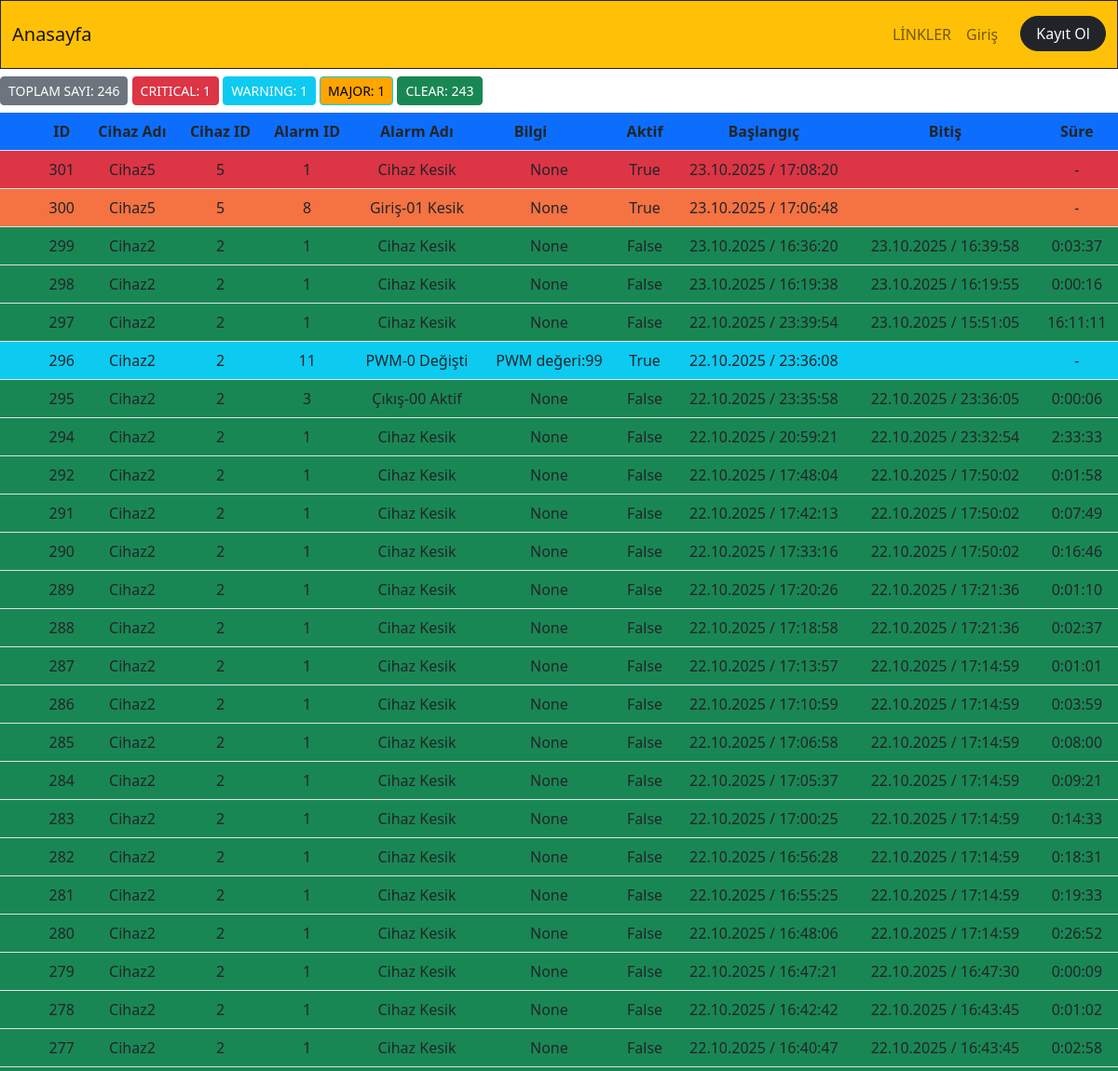
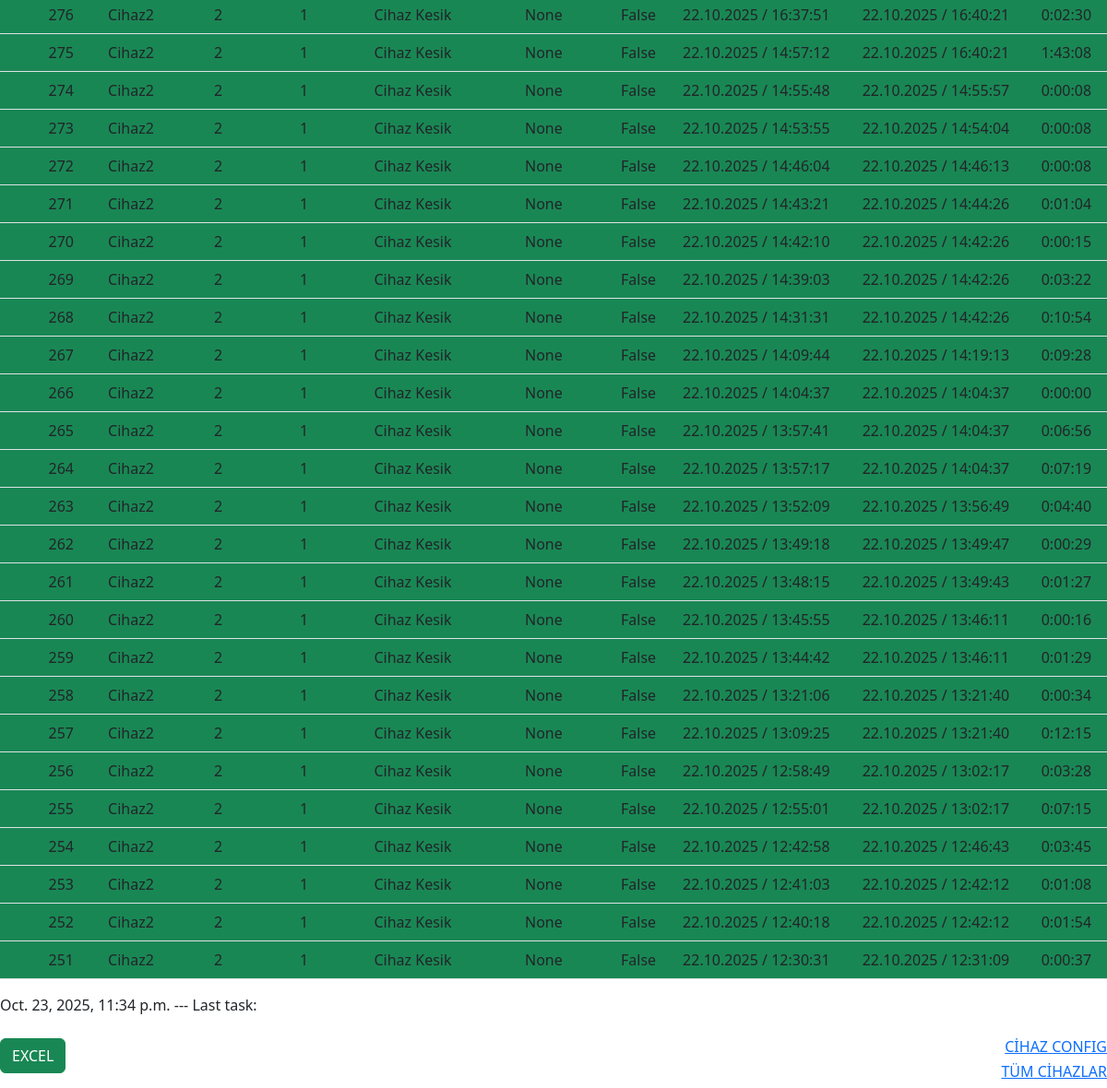
/scheduler_cihaz, run on an earlier commit of the app's database (2 pictures, top to bottom).
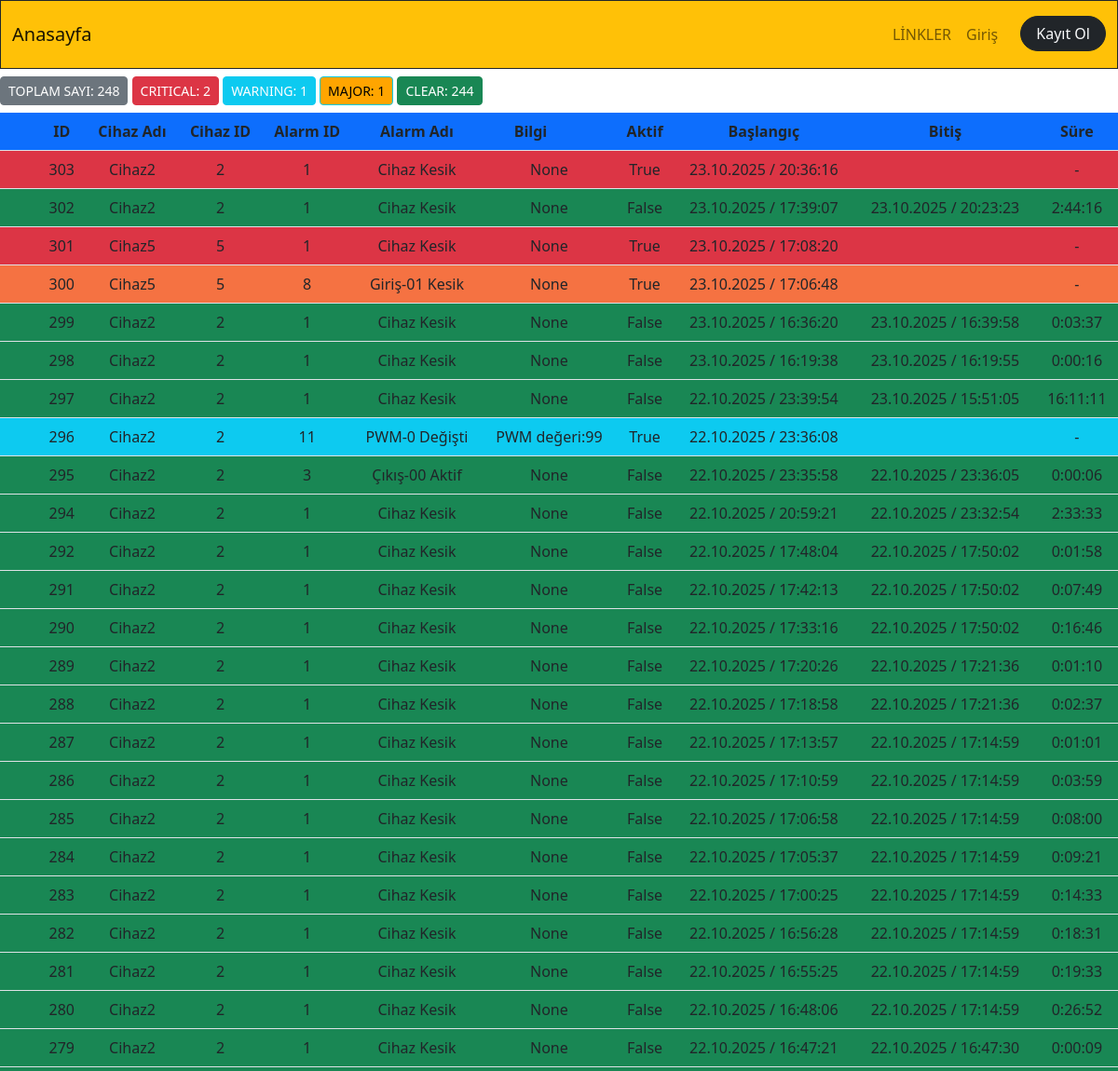
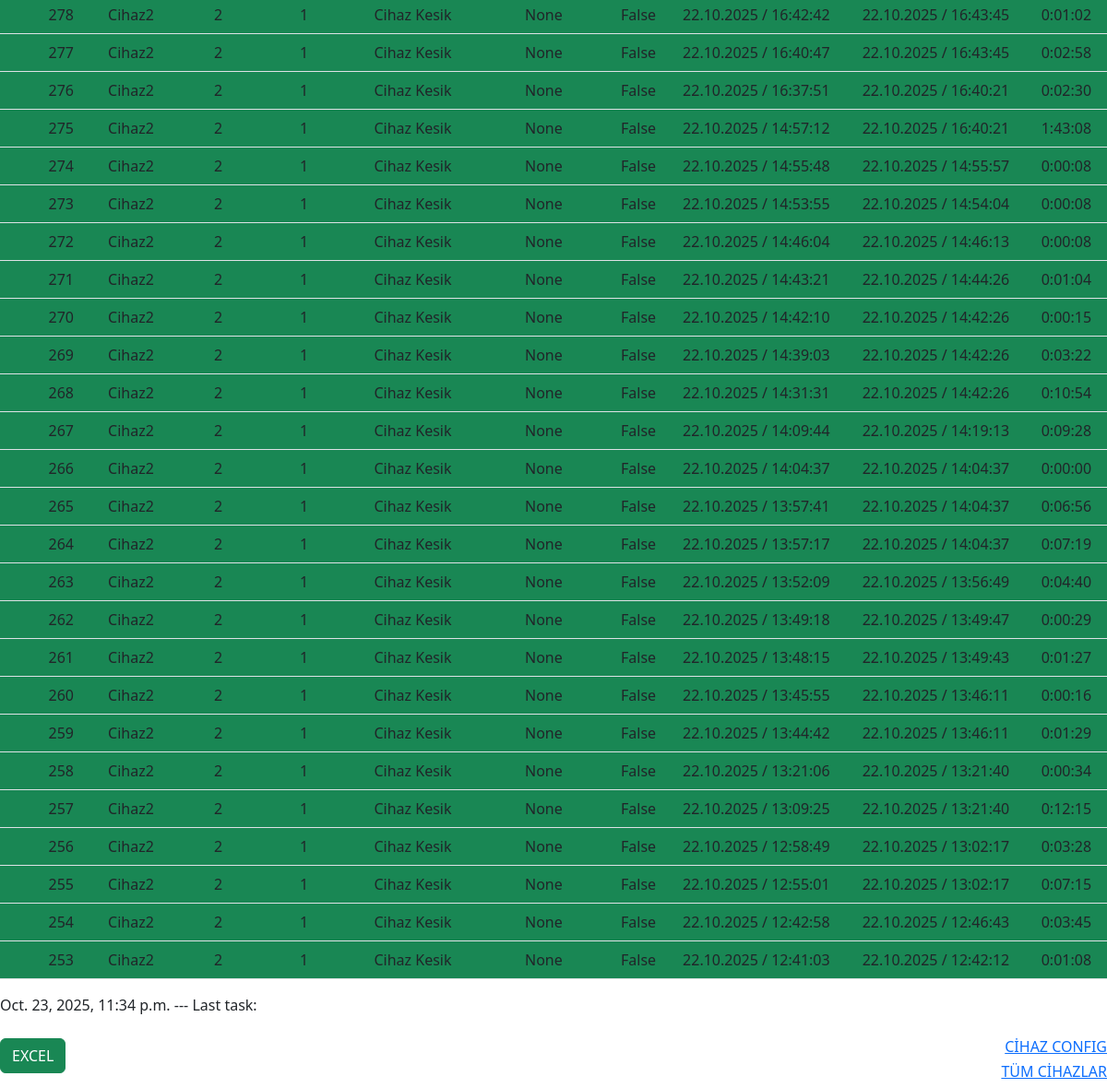
And on a later commit of the database (2 pictures, top to bottom).
### app_monitor/models.py (models this page shows, shortened)
class Event(models.Model):
    id=models.BigAutoField(primary_key=True,db_column='ID')
    device_id=models.ForeignKey(Device,on_delete=models.CASCADE,null=True, blank=True)
    device_name=models.CharField(blank=True,null=True, max_length=50)
    alarm_id=models.ForeignKey(Alarm,on_delete=models.CASCADE,null=True, blank=True)
    alarm_name=models.CharField(blank=True,null=True, max_length=50)
    event_active=models.BooleanField(default=True) #alarm devam ediyor mu?  241225
    start_time=models.DateTimeField(blank=True,null=True)
    finish_time=models.DateTimeField(blank=True,null=True)
    info=models.CharField(blank=True,null=True, max_length=50)
    def event_duration(self):
        if self.finish_time is not None:
            duration=self.finish_time - self.start_time
            return str(duration).split(".")[0]
        else:
            return "-"

class Device(models.Model):
    device_id=models.IntegerField(primary_key=True,db_column='ID')
    device_name=models.CharField(blank=True,null=True, max_length=20)
    device_ip=models.CharField(blank=True,null=True, max_length=20)
    device_port=models.IntegerField(blank=True,null=True)
    device_function=models.CharField(blank=True,null=True, max_length=20)
    device_state=models.BooleanField(blank=True,null=True,default=False) #241225
    def __str__(self):
        return(f"{self.device_id}")

class Alarm(models.Model):
    id=models.BigAutoField(primary_key=True,db_column='ID')
    alarm_id=models.IntegerField(blank=True,null=True)
    alarm_name=models.CharField(blank=True,null=True, max_length=50)
    def __str__(self):
        return f"{self.alarm_id}"

### app_monitor/views.py (the view)
# urls.py: path('scheduler_cihaz',scheduler_cihaz,name="scheduler_cihaz"),
def scheduler_cihaz(request):
    print("SCHEDULER_CIHAZ GIRDI...")
    datetime_now=datetime.now()
    devices_all=Device.objects.all()
    events=Event.objects.all()[::-1]
    for device in devices_all:
        pass
    events=Event.objects.all()[::-1][:50]
    events_total_count=Event.objects.all().count()
    events_alarm1_count=Event.objects.filter(alarm_id=1).filter(event_active=True).count()
    events_alarm2_count=Event.objects.filter(Q(alarm_id=2)|Q(alarm_id=3)|Q(alarm_id=4)|Q(alarm_id=5)|Q(alarm_id=6)|Q(alarm_id=11)).filter(event_active=True).count()
    events_alarm3_count=Event.objects.filter(Q(alarm_id=7)|Q(alarm_id=8)|Q(alarm_id=9)|Q(alarm_id=10)).filter(event_active=True).count()
    events_clear_count=Event.objects.filter(event_active=False).count()
    context=dict(
        events=events,
        events_total_count=events_total_count,
        events_alarm1_count=events_alarm1_count,
        events_alarm2_count=events_alarm2_count,
        events_alarm3_count=events_alarm3_count,
        events_clear_count=events_clear_count,
        datetime_now=datetime_now,
    )
    return render(request,"app_monitor/events.html",context)

### app_monitor/templates/app_monitor/events.html (shortened to what this page needs)
{% extends "core/base.html" %}
{% block content %}
<div>
<div class="container-fluid p-0">
       <div id="alarm-sayilari" class="row d-flex ">
        <div class="col-sm-12">
            <label class="btn btn-secondary btn-sm my-2" for="btn-check-all">TOPLAM SAYI: {{events_total_count}} </label>
            <label class="btn btn-danger btn-sm my-2" for="btn-check-alarm1">CRITICAL: {{events_alarm1_count}} </label>
            <label class="btn btn-info btn-sm text-white my-2"  for="btn-check-alarm2">WARNING: {{events_alarm2_count}} </label>
            <label class="btn btn-info btn-sm text- my-2" style="background-color:orange" for="btn-check-alarm3">MAJOR: {{events_alarm3_count}} </label>
            <label class="btn btn-success btn-sm my-2" for="btn-check-alarm-clear">CLEAR: {{events_clear_count}} </label>
        </div>
      </div>
<div class="event_container">
<table class="table table-hover" data-click-to-select="true">
    <thead>
       <tr class="bg-primary px-5">
         <th class="ps-5" scope="col">ID</th>
         <th scope="col">Cihaz Adı</th>
         <th scope="col">Cihaz ID</th>
         <th scope="col">Alarm ID</th>
         <th scope="col">Alarm Adı</th>
         <th class="pe-5" scope="col">Bilgi</th>
         <th scope="col">Aktif</th>
         <th scope="col">Başlangıç</th>
         <th scope="col">Bitiş</th>
         <th scope="col">Süre</th>
       </tr>
     </thead>
   <tbody>
    {% for event in events %}
     <tr
     {% comment %} {% if event.event_active and event.alarm_id is 1 %}class="bg-danger ps-5"{% else %}class="bg-success"{% endif %}  {% endcomment %}
     {% if event.event_active and event.alarm_id.alarm_id is 1 %}class="bg-danger ps-5"{% endif %}
     {% if event.event_active and event.alarm_id.alarm_id is 8 %}style="background-color:#f57242"{% endif %}
     {% if event.event_active and event.alarm_id.alarm_id is 11 %}class="bg-info ps-5"{% endif %}
     {% if not event.event_active  %}class="bg-success ps-5"{% endif %}
     style="margin:20%" >
       <td class="ps-5" >{{event.id}}</td>
       <td >{{event.device_name}}</td>
       <td >{{event.device_id}}</td>
       <td >{{event.alarm_id}}</td>
       <td >{{event.alarm_id.alarm_name}}</td>
       <td >{{event.info}}</td>
       <td > {{event.event_active}}</td>
       <td >{{event.start_time|date:"d.m.Y / H:i:s"}}</td>
       <td >{{event.finish_time|date:"d.m.Y / H:i:s"}}</td>
       <td > {{event.event_duration}}</td>
     </tr>
     {% endfor %}
   </tbody>
  </table>
  {{datetime_now}}  --- Last task: {{completed_task_time}}
</div>
</div>
<br>
<div class="row">
    <div class="col-sm-6">
     <a href="/app_monitor/export_to_excel_event_all"> <button class="btn btn-success ">EXCEL</button> </a>
    </div>
    <div class="col-sm-6 text-end">
      <h6 class=""><a href="arduino_serial_local-all" target="_blank">CİHAZ CONFIG</a> </h6>
      <h6 class="" ><a href="/app_monitor/cihazlar_tum" target="_blank">TÜM CİHAZLAR</a>  </h6>
    </div>
  </div>
{% endblock content %}

What changed in the data, as far as the page shows it:
no longer on this page (row unchanged): Event: id "252", device_name "Cihaz2", device_id "2", alarm_id "1", alarm_id.alarm_name "Cihaz Kesik", info "None", event_active "False", start_time "22.10.2025 / 12:40:18", finish_time "22.10.2025 / 12:42:12", event_duration "0:01:54"
no longer on this page (row unchanged): Event: id "251", device_name "Cihaz2", device_id "2", alarm_id "1", alarm_id.alarm_name "Cihaz Kesik", info "None", event_active "False", start_time "22.10.2025 / 12:30:31", finish_time "22.10.2025 / 12:31:09", event_duration "0:00:37"
added Event: id "303", device_name "Cihaz2", device_id "2", alarm_id "1", alarm_id.alarm_name "Cihaz Kesik", info "None", event_active "True", start_time "23.10.2025 / 20:36:16", event_duration "-"
added Event: id "302", device_name "Cihaz2", device_id "2", alarm_id "1", alarm_id.alarm_name "Cihaz Kesik", info "None", event_active "False", start_time "23.10.2025 / 17:39:07", finish_time "23.10.2025 / 20:23:23", event_duration "2:44:16"
Also different on the page:
{{ events_total_count }}: "246" → "248"
{{ events_alarm1_count }}: "1" → "2"
{{ events_clear_count }}: "243" → "244"
